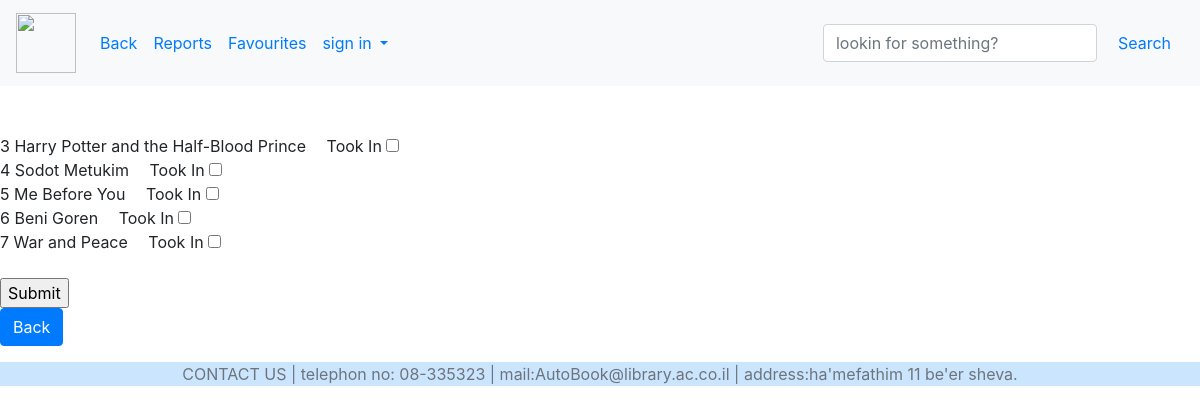
Page /Me/getin/ on the earlier database version.
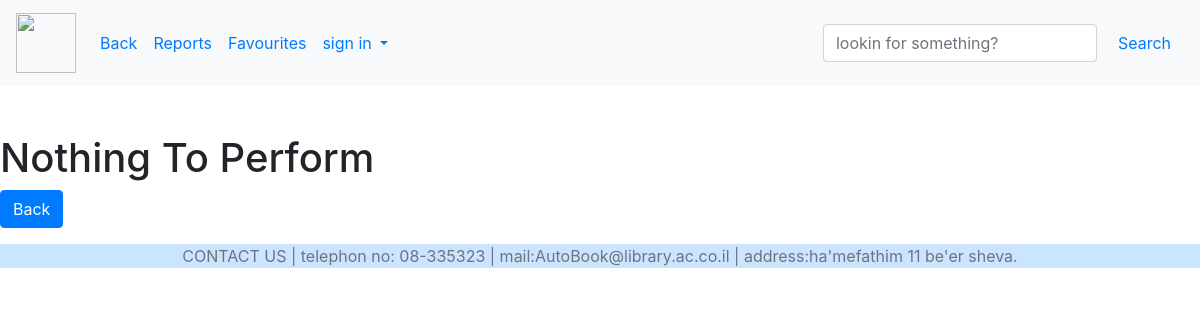
Same page on the later database version.
### book_catalog/models.py (models this page shows, shortened)
class Book (models.Model):
    name = models.CharField(max_length=50)
    author_name = models.CharField(max_length=50)
    summary = models.TextField(max_length=500)
    image = models.ImageField(upload_to='book_catalog/images', default='book_catalog/images/defult.png')
    available = models.BooleanField(default=True)
    librarian_favourite = models.BooleanField(default=False)
    study_book = models.BooleanField(default=False)
    key_words =models.CharField(max_length=100)
    length = models.IntegerField(blank=True)
    reader_name = models.CharField(max_length=50, blank=True)
    GENRE_CHOICES = (
        ('Drama','Drama'),('Roman','Roman'),
        ('Fantasy','Fantasy'),('Mystery','Mystery'),
        ('Poetry','Poetry'),('Short story','Short story'),
        ('Thriller','Thriller'),('Science fiction','Science fiction'),
        ('Horror', 'Horror'),('Fairytale','Fairytale'),
        ('Comic book', 'Comic book'), ('Adventure', 'Adventure'),
        ('Food', 'Food'),('Study Book', 'Study Book')
        )
    genre = models.CharField(default=True,max_length=100, choices=GENRE_CHOICES)
    posses = models.BooleanField(default=False)
    takenout = models.BooleanField(default=False)
    returned = models.BooleanField(default=True)
    Is_Damaged=models.BooleanField(default=False)
    Damage_Description=models.TextField(max_length=200,default=None,blank=True,null=True)

### mepage/views.py (the view, shortened to what this page needs)
# urls.py: path('getin/',views.getin,name="getin"),
def getin(request):
    books = Book.objects.filter(returned=False)
    books = list(filter(lambda x:not x.returned,books))
    return render(request, 'mepage/admin/getin.html',{'books':books})

### book_catalog/templates/mepage/admin/getin.html (shortened to what this page needs)
{% extends "mepage/admin/styleadmin.html" %}
{% block content %}
    <br>
    <br>
{% if books|length == 0 %}
        <h1>Nothing To Perform</h1>
    {% else %}
    <form method="POST" >
    {% for book in books %}
    {{ book.id }}
    {{ book.name }}
        &emsp;Took In  <input type="checkbox" name="book.id" value="{{ book.id }}">
        <br>
    {% endfor %}
    <br>
<input type="submit" value="Submit">
</form>
    {% endif %}
<a href={% url 'meadminpage' %}><button class="btn btn-primary">Back</button></a>
{% endblock %}

Differences in the rows shown:
no longer on this page (row edited): Book: id "3", name "Harry Potter and the Half-Blood Prince"
no longer on this page (row edited): Book: id "4", name "Sodot Metukim"
no longer on this page (row edited): Book: id "5", name "Me Before You"
no longer on this page (row edited): Book: id "6", name "Beni Goren"
no longer on this page (row edited): Book: id "7", name "War and Peace"
Other differences:
form field value: "Submit" → (not shown)
text now shown: "Nothing To Perform"
